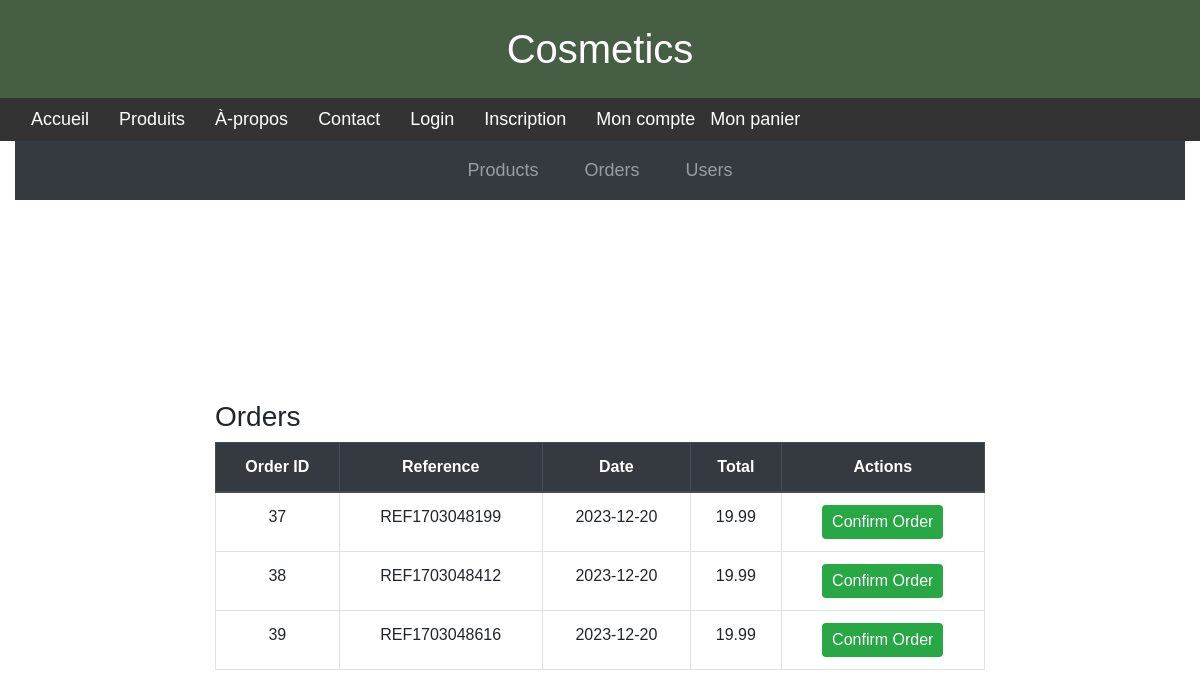
The page /admin_order.php on the database its author committed.
### tables this page shows
CREATE TABLE `user_order` (
  `id` bigint(20) NOT NULL,
  `ref` varchar(20) NOT NULL,
  `date` date NOT NULL,
  `total` decimal(10,2) NOT NULL,
  `user_id` bigint(20) NOT NULL
);

### admin_order.php (the view, shortened to what this page needs)
<?php
include("db.php");
include("header.php");
include("navbar.php");
$orderQuery = "SELECT * FROM `user_order`";
$orderResult = mysqli_query($con, $orderQuery);
?>
<!DOCTYPE html>
<html lang="en">
<head>
    <link rel="stylesheet" href="https://maxcdn.bootstrapcdn.com/bootstrap/4.5.2/css/bootstrap.min.css">
</head>
<body>
<div class="container-fluid">
    <nav class="navbar navbar-expand-lg navbar-dark bg-dark">
    <div class="collapse navbar-collapse" id="navbarNav">
        <ul class="navbar-nav mx-auto">
            <li class="nav-item">
                <a class="nav-link" href="inserting_pro.php">Products</a>
            </li>
            <li class="nav-item">
                <a class="nav-link" href="admin_order.php">Orders</a>
            </li>
            <li class="nav-item">
                <a class="nav-link" href="user_table_admin.php">Users</a>
            </li>
        </ul>
    </div>
</nav>
    <div class="container-content">
        <h3>Orders</h3>
        <table class="table table-bordered">
            <thead class="thead-dark">
            <tr>
                <th>Order ID</th>
                <th>Reference</th>
                <th>Date</th>
                <th>Total</th>
                <th>Actions</th>
            </tr>
            </thead>
            <tbody>
            <?php
            while ($order = mysqli_fetch_assoc($orderResult)) {
                ?>
                <tr>
                    <td><?php echo $order['id']; ?></td>
                    <td><?php echo $order['ref']; ?></td>
                    <td><?php echo $order['date']; ?></td>
                    <td><?php echo $order['total']; ?></td>
                    <td>
                        <form action="confirm_order.php?order_id=<?php echo $order['id']; ?>" method="post">
                            <button type="submit" class="btn btn-success confirm-btn">Confirm Order</button>
                        </form>
                    </td>
                </tr>
                <?php
            }
            ?>
            </tbody>
        </table>
    </div>
</div>
</body>
</html>

### header.php (style rules this page uses)
body { margin: 0; font-family: 'Arial', sans-serif; background-color: #f4f4f4; color: #333; }

### navbar.php (style rules this page uses)
.navbar { background-color: #333; padding: 10px 0; text-align: center; }
.navbar ul { list-style: none; padding: 0; margin: 0; display: flex; justify-content: space-between; align-items: center; }
.navbar li { margin: 0 15px; }
.navbar a { text-decoration: none; color: #fff; font-size: 18px; }

### admin_order.php (style rules this page uses)
body { font-family: 'Arial', sans-serif; }
.container-content { padding: 200px; }
table { margin-top: 2px; }
th, td { text-align: center; }
th { background-color: #343a40; color: #f8f9fa; }
.confirm-btn { padding: 5px 10px; background-color: #28a745; color: #ffffff; border: none; cursor: pointer; }

### rows shown on the page
user_order: id "37", ref "REF1703048199", date "2023-12-20", total "19.99"
user_order: id "38", ref "REF1703048412", date "2023-12-20", total "19.99"
user_order: id "39", ref "REF1703048616", date "2023-12-20", total "19.99"
